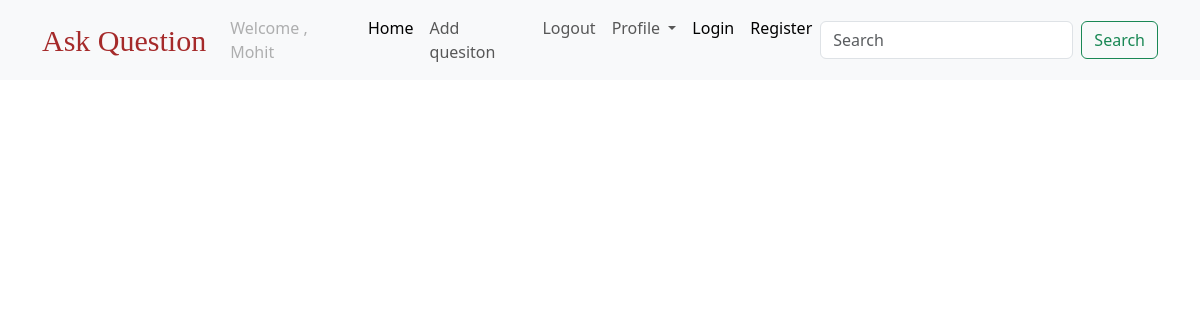
/question/, run on an earlier commit of the app's database.
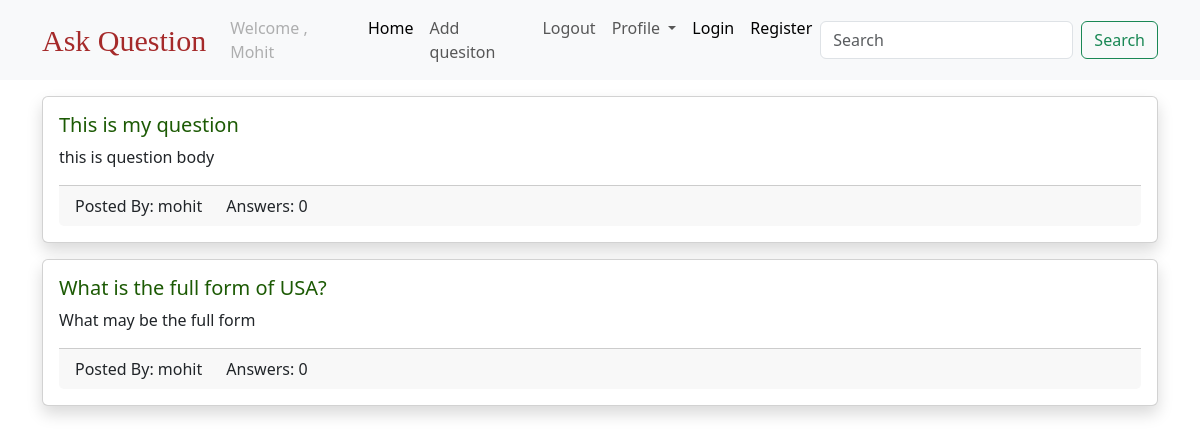
And on a later commit of the database.
### questions/models.py (models this page shows, shortened)
class Question(models.Model):
    created_at = models.DateTimeField(auto_now_add=True)
    title = models.CharField(max_length=250)
    body = models.TextField()
    slug = models.SlugField(max_length=250, unique=True)
    author = models.ForeignKey(settings.AUTH_USER_MODEL,
                               on_delete=models.CASCADE,
                               related_name='quesitons')

### users/models.py (models this page shows)
class CustomUser(AbstractUser):
    pass

### questions/views.py (the view)
# urls.py: path("question/", question_list, name = "question-list"),
def question_list(request):
    question_list = Question.objects.all().order_by('-created_at')
    return render(request,"Qlist.html",{'question_list': question_list})

### templates/Qlist.html (shortened to what this page needs)
{% extends 'base.html'%}
{% block body%}
<div class = "container">
    {% for question in question_list%}
     <div class = "card mt-3 shadow">
        <div class = "card-body">
            <h5 class = "card-title "><a class  = "link-style"href="{% url 'question-details' question.slug%}">{{question.title}}</a></h5>
            <p class = "card-text">{{question.body}}</p>
            <div class = "card-footer">
                <div class = "row">
                    <div class = "col col-md-auto">
                        Posted By: {{question.author.username}}
                    </div>
                    <div class = "col col-md-auto">
                        Answers: {{question.answers.count}}
                    </div>
                </div>
            </div>
        </div>
     </div>
    {% endfor %}
</div>
{% endblock %}

### templates/base.html (shortened to what this page needs)
<!DOCTYPE html>
<html lang="en">
<head>
    <link href="https://cdn.jsdelivr.net/npm/bootstrap@5.3.2/dist/css/bootstrap.min.css" rel="stylesheet">
{% include 'navbar.html'%}
</head>
<body>
    {% block body%}
    {%  endblock %}
</body>
</html>

### templates/navbar.html (shortened to what this page needs)
<nav class="navbar navbar-expand-lg bg-body-tertiary">
    <div class="container">
      <a class="navbar-brand text-style" href="#">Ask Question</a>
      <div class="collapse navbar-collapse" id="navbarSupportedContent">
        <ul class="navbar-nav me-auto mb-2 mb-lg-0">
            <li class="nav-item">
                <a class="nav-link disabled" aria-disabled="true">Welcome , Mohit</a>
              </li>
          <li class="nav-item">
            <a class="nav-link active" aria-current="page" href="#">Home</a>
          </li>
          <li class="nav-item">
            <a class="nav-link" href="#">Add quesiton</a>
          </li>
          <li class="nav-item">
            <a class="nav-link" href="{% url 'logout'%}">Logout</a>
          </li>
          <li class="nav-item dropdown">
            <a class="nav-link dropdown-toggle" href="#" role="button" data-bs-toggle="dropdown" aria-expanded="false">
             Profile
            </a>
          </li>
          <li class="nav-item">
            <a class="nav-link active" aria-current="page" href="{% url 'login'%}">Login</a>
          </li>
          <li class="nav-item">
            <a class="nav-link active" aria-current="page" href="{% url 'register'%}">Register</a>
          </li>
        </ul>
        <form class="d-flex" role="search">
          <input class="form-control me-2" type="search" placeholder="Search" aria-label="Search">
          <button class="btn btn-outline-success" type="submit">Search</button>
        </form>
      </div>
    </div>
  </nav>

### templates/navbar.html (style rules this page uses)
.text-style { font-size: 30px !important; font-family: fantasy !important; color:brown !important; }

### templates/Qlist.html (style rules this page uses)
.link-style { text-decoration:none; color: rgb(28,90,4); }

What changed in the data, as far as the page shows it:
added Question: title "This is my question", body "this is question body", author.username "mohit", answers.count "0"
added Question: title "What is the full form of USA?", body "What may be the full form", author.username "mohit", answers.count "0"
